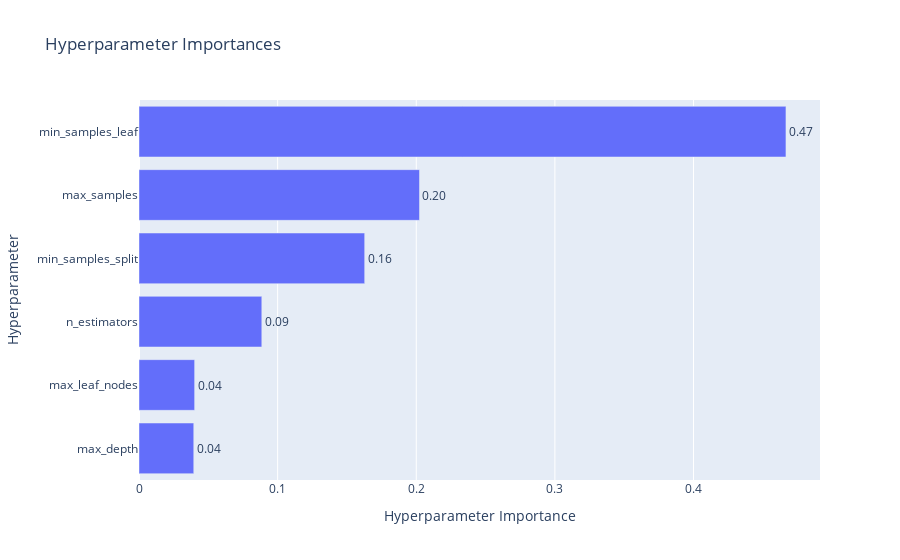

This figure's notebook cell:
### Code cell
# Plot parameter importances
plot_param_importances(study)

### Figure 1 — Plotly figure (JSON) as saved in the notebook; plotly's stock layout.template omitted (floating-point values rounded to 4 significant figures)
{"data": [{"cliponaxis": false, "hovertemplate": ["max_depth (IntDistribution): 0.039497285835862816<extra></extra>", "max_leaf_nodes (IntDistribution): 0.04012635392326909<extra></extra>", "n_estimators (IntDistribution): 0.08857882264628518<extra></extra>", "min_samples_split (IntDistribution): 0.16279364279208258<extra></extra>", "max_samples (IntDistribution): 0.20233108771172909<extra></extra>", "min_samples_leaf (IntDistribution): 0.4666728070907713<extra></extra>"], "name": "Objective Value", "orientation": "h", "text": ["0.04", "0.04", "0.09", "0.16", "0.20", "0.47"], "textposition": "outside", "type": "bar", "x": [0.0395, 0.04013, 0.08858, 0.1628, 0.2023, 0.4667], "y": ["max_depth", "max_leaf_nodes", "n_estimators", "min_samples_split", "max_samples", "min_samples_leaf"]}], "layout": {"title": {"text": "Hyperparameter Importances"}, "xaxis": {"title": {"text": "Hyperparameter Importance"}}, "yaxis": {"title": {"text": "Hyperparameter"}}}}
